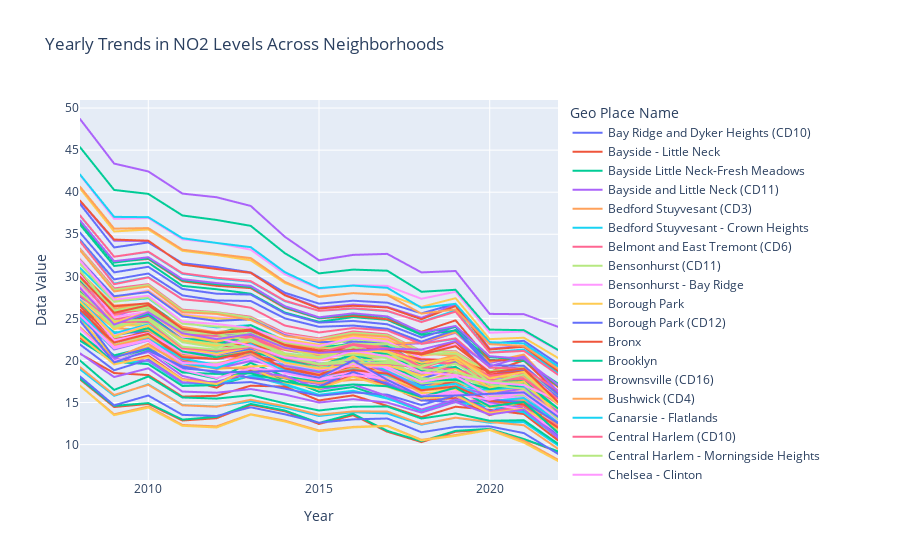

Source (notebook cell):
### Markdown cell above
- Interactive Visualization with Plotly

### Code cell
import plotly.express as px

# Interactive plot for NO2 levels
fig_no2 = px.line(no2_yearly, x='Year', y='Data Value', color='Geo Place Name', 
                  title='Yearly Trends in NO2 Levels Across Neighborhoods')
fig_no2.show()
